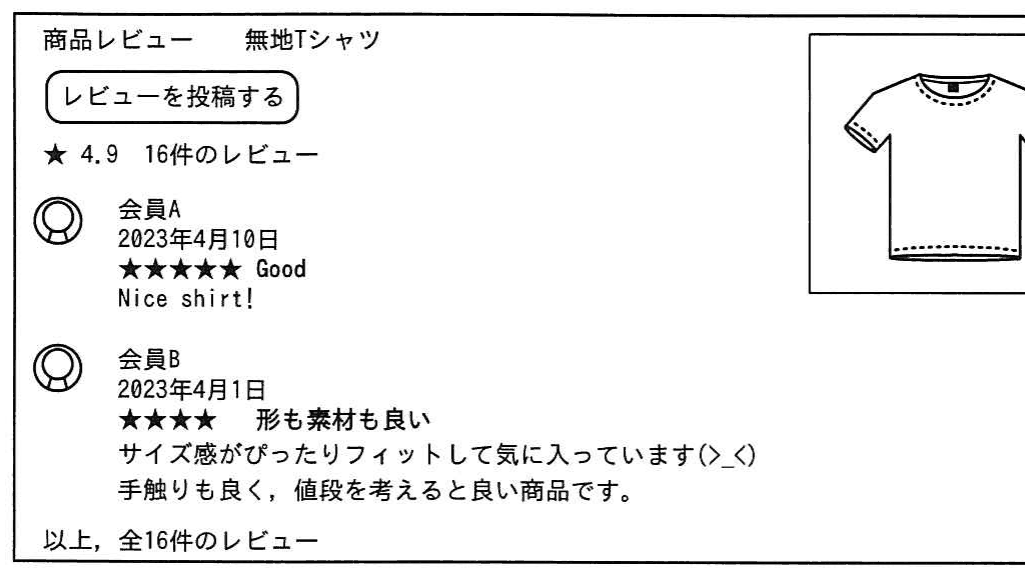
#> input picture sc/2023r05a/fig/q1_fig2.png, 1025 x 568 px, given in place of 2023r05a-03.png, which was not available
$ python crop_sc_figures.py
#> lines starting #> are read from the running program, lines starting #| are printed output that depends on the picture; pictures that were not available may be replaced by others from this repository, and a replacement may not be noted
# 午後問題の図を IPA の問題冊子 PDF から切り出して sc/<回ID>/fig/ に保存する。
# 使い方: 各回の問題PDFを pdftoppm -r 200 -gray -png pdf/<回ID>_sc_pm_qs.pdf <dir>/<回ID> で画像化し，
#   python3 scripts/crop_sc_figures.py <dir> [<回ID>_<問>_<図> ...]
# 座標は 1/4 縮小したページ画像（358x506）上の位置。切り出した後に余白を詰める。
from PIL import Image, ImageOps
import json,sys,os
S = sys.argv.pop(1) if len(sys.argv) > 1 and os.path.isdir(sys.argv[1]) else "pdfpages"
FIG={ # key: (exam,q,name): [(page,(x0,y0,x1,y1)),...]  thumbnail coords (x4)
 ("2023r05a",1,"fig2"):[(3,(35,113,295,256))],
 ("2023r05a",2,"fig1"):[(8,(25,42,328,242))],
 ("2023r05a",4,"fig1"):[(23,(38,225,305,290))],
 ("2023r05a",4,"fig2"):[(25,(35,42,328,142))],
 ("2024r06a",1,"fig1"):[(2,(38,158,330,349))],
 ("2024r06a",2,"fig1"):[(12,(70,348,295,441))],
 ("2024r06a",3,"fig1"):[(23,(50,60,305,358))],
 ("2024r06a",4,"fig3"):[(32,(30,22,324,442)),(33,(32,42,328,165))],
 ("2024r06h",1,"fig2"):[(4,(35,165,320,250))],
 ("2024r06h",2,"fig1"):[(13,(45,255,325,368))],
 ("2024r06h",3,"fig1"):[(23,(30,48,332,176))],
 ("2025r07a",2,"fig1"):[(8,(55,353,348,442))],
 ("2025r07a",3,"fig1"):[(16,(45,170,340,266))],
 ("2025r07a",3,"fig4"):[(20,(52,50,305,230))],
 ("2025r07a",3,"fig5"):[(21,(65,38,298,150))],
 ("2025r07a",4,"fig1"):[(26,(82,283,302,393))],
 ("2025r07a",4,"fig3"):[(27,(38,228,345,398))],
 ("2025r07h",1,"fig2"):[(6,(38,196,318,290))],
 ("2025r07h",1,"fig3"):[(8,(35,40,322,223))],
 ("2025r07h",2,"fig3"):[(16,(70,140,282,250))],
 ("2025r07h",3,"fig1"):[(20,(42,348,312,432))],
 ("2025r07h",3,"fig3"):[(21,(40,231,335,345))],
 ("2025r07h",3,"fig4"):[(22,(30,42,310,212))],
 ("2025r07h",3,"fig7"):[(24,(52,282,348,402))],
 ("2025r07h",3,"fig9"):[(26,(45,97,318,403))],
 ("2025r07h",4,"fig1"):[(29,(42,165,348,308))],
}
only=sys.argv[1:]
for (e,q,n),parts in FIG.items():
    if only and f"{e}_{q}_{n}" not in only: continue
    ims=[]
    for p,(x0,y0,x1,y1) in parts:
        pg=Image.open(f"{S}/{e}-{p:02d}.png").convert("L")
#> pg is the input picture: PIL image 1025x568 L; min 0, max 255, mean 240.3
        c=pg.crop((x0*4,y0*4,x1*4,y1*4))
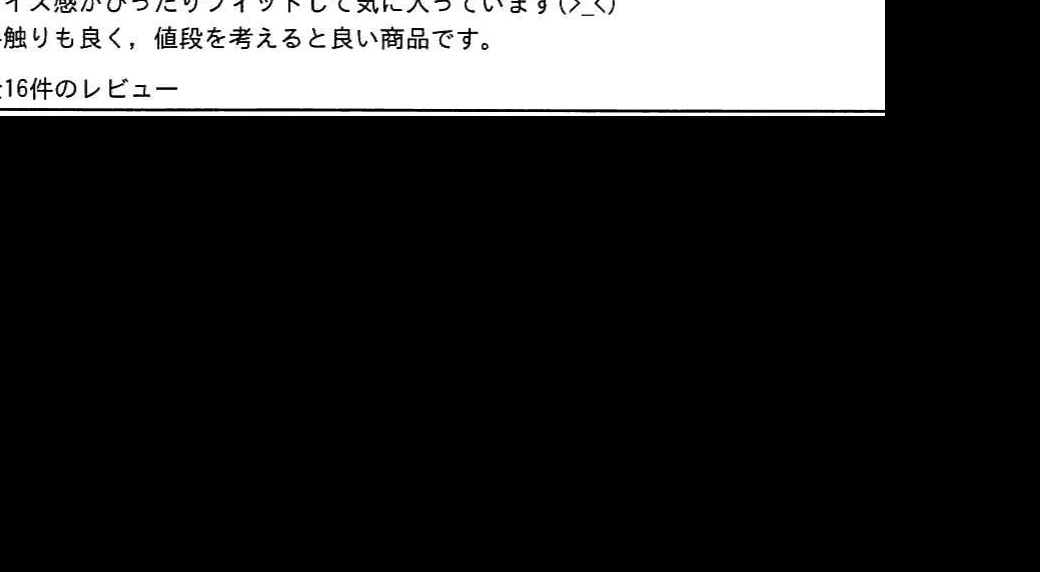
#> c: PIL image 1040x572 L; min 0, max 255, mean 40.6
        bb=ImageOps.invert(c).point(lambda v:255 if v>60 else 0).getbbox()
#> bb = (0, 0, 1040, 572)
        c=c.crop((max(bb[0]-12,0),max(bb[1]-12,0),min(bb[2]+12,c.width),min(bb[3]+12,c.height)))
        ims.append(c)
    W=max(i.width for i in ims); H=sum(i.height for i in ims)+30*(len(ims)-1)
#> after `W = max((i.width for i in ims))`: W = 1040
#> after `H = sum((i.height for i in ims)) + 30 * (len(ims) - 1)`: H = 572
    out=Image.new("L",(W,H),255); y=0
#> after `out = Image.new('L', (W, H), 255)`: out: PIL image 1040x572 L; every value is 255
    for i in ims: out.paste(i,(0,y)); y+=i.height+30
#> this loop made 1 pass
#> y on pass 1: 602
#> after the loop, y = 602
    out=out.quantize(16).convert("L")
    os.makedirs(f"sc/{e}/fig",exist_ok=True)
    out.save(f"sc/{e}/fig/q{q}_{n}.png",optimize=True)
    print(e,q,n,out.size,os.path.getsize(f"sc/{e}/fig/q{q}_{n}.png")//1024,"KB")
#| 2023r05a 1 fig2 (1040, 572) 20 KB
#> pass 2 of the loop `for (e,q,n),parts in FIG.items():`:
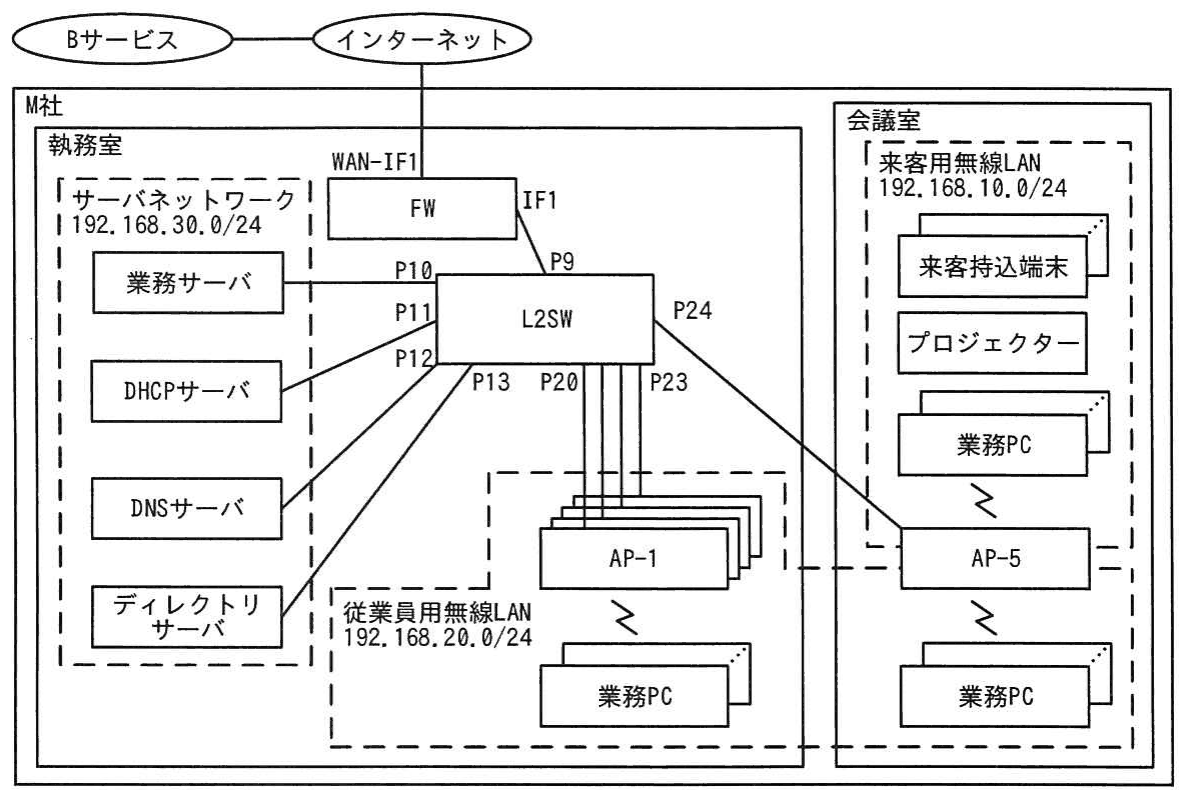
#> input picture sc/2023r05a/fig/q2_fig1.png, 1186 x 790 px, given in place of 2023r05a-08.png, which was not available
#> pg is the input picture: PIL image 1186x790 L; min 2, max 255, mean 232.6
#> `c=pg.crop((x0*4,y0*4,x1*4,y1*4))`:
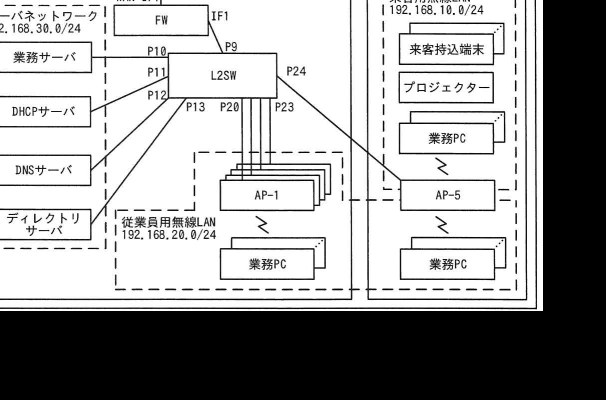
#> c: PIL image 1212x800 L (shown at 1/2 size); min 0, max 255, mean 161.5
#> bb = (0, 0, 1212, 800)
#> W = 1212
#> H = 800
#> the loop `for i in ims: out.paste(i,(0,y)); y+=i.height+30` made 1 pass
#> y on pass 1: 830
#> after the loop `for i in ims: out.paste(i,(0,y)); y+=i.height+30`: y = 830
#| 2023r05a 2 fig1 (1212, 800) 131 KB
#> (the run stopped early here; a loop or call above may not have finished)
